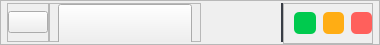
        <widget class="QFrame" name="header_frame">
         <property name="sizePolicy">
          <sizepolicy hsizetype="Expanding" vsizetype="Preferred">
           <horstretch>0</horstretch>
           <verstretch>0</verstretch>
          </sizepolicy>
         </property>
         <property name="minimumSize">
          <size>
           <width>0</width>
           <height>45</height>
          </size>
         </property>
         <property name="maximumSize">
          <size>
           <width>16777215</width>
           <height>45</height>
          </size>
         </property>
         <property name="styleSheet">
          <string notr="true">#header_frame {
	border-top-right-radius: 7px;
	background-color: #222831;
}

#header_frame * {
	background-color: #222831;
	color: #EEEEEE;
}</string>
         </property>
         <property name="frameShape">
          <enum>QFrame::StyledPanel</enum>
         </property>
         <property name="frameShadow">
          <enum>QFrame::Plain</enum>
         </property>
         <layout class="QGridLayout" name="gridLayout" rowstretch="0">
          <property name="leftMargin">
           <number>6</number>
          </property>
          <property name="topMargin">
           <number>2</number>
          </property>
          <property name="rightMargin">
           <number>6</number>
          </property>
          <property name="bottomMargin">
           <number>2</number>
          </property>
          <property name="horizontalSpacing">
           <number>0</number>
          </property>
          <item row="0" column="2">
           <widget class="QWidget" name="right_header_side" native="true">
            <layout class="QHBoxLayout" name="horizontalLayout_9">
             <property name="spacing">
              <number>0</number>
             </property>
             <property name="leftMargin">
              <number>0</number>
             </property>
             <property name="topMargin">
              <number>0</number>
             </property>
             <property name="rightMargin">
              <number>0</number>
             </property>
             <property name="bottomMargin">
              <number>0</number>
             </property>
             <item alignment="Qt::AlignRight">
              <widget class="QFrame" name="user_buttons">
               <property name="minimumSize">
                <size>
                 <width>0</width>
                 <height>41</height>
                </size>
               </property>
               <property name="styleSheet">
                <string notr="true">QFrame#user_buttons {
	border: 2px solid rgba(0, 0, 0, 0);
	border-right-color: #393E46;
	padding-right: 7px;
	padding-left: 7px;
}

QPushButton {
	border-radius: 5px;
}

QPushButton:hover {
	background-color: #393E46;
}

QPushButton:pressed {
	background-color: #858585;
}</string>
               </property>
               <property name="frameShape">
                <enum>QFrame::StyledPanel</enum>
               </property>
               <property name="frameShadow">
                <enum>QFrame::Raised</enum>
               </property>
               <layout class="QHBoxLayout" name="horizontalLayout_6">
                <property name="spacing">
                 <number>10</number>
                </property>
                <property name="leftMargin">
                 <number>0</number>
                </property>
                <property name="topMargin">
                 <number>0</number>
                </property>
                <property name="rightMargin">
                 <number>0</number>
                </property>
                <property name="bottomMargin">
                 <number>0</number>
                </property>
                <item>
                 <widget class="QPushButton" name="notifications_btn">
                  <property name="maximumSize">
                   <size>
                    <width>27</width>
                    <height>27</height>
                   </size>
                  </property>
                  <property name="cursor">
                   <cursorShape>PointingHandCursor</cursorShape>
                  </property>
                  <property name="text">
                   <string/>
                  </property>
                  <property name="icon">
                   <iconset resource="../resources/icons.qrc">
                    <normaloff>:/icons/icons/bell-svgrepo-com.svg</normaloff>:/icons/icons/bell-svgrepo-com.svg</iconset>
                  </property>
                  <property name="iconSize">
                   <size>
                    <width>21</width>
                    <height>21</height>
                   </size>
                  </property>
                 </widget>
                </item>
                <item>
                 <widget class="QPushButton" name="account_btn">
                  <property name="maximumSize">
                   <size>
                    <width>27</width>
                    <height>27</height>
                   </size>
                  </property>
                  <property name="cursor">
                   <cursorShape>PointingHandCursor</cursorShape>
                  </property>
                  <property name="text">
                   <string/>
                  </property>
                  <property name="icon">
                   <iconset resource="../resources/icons.qrc">
                    <normaloff>:/icons/icons/user-svgrepo-com.svg</normaloff>:/icons/icons/user-svgrepo-com.svg</iconset>
                  </property>
                  <property name="iconSize">
                   <size>
                    <width>22</width>
                    <height>22</height>
                   </size>
                  </property>
                 </widget>
                </item>
               </layout>
              </widget>
             </item>
            </layout>
           </widget>
          </item>
          <item row="0" column="1">
           <widget class="QFrame" name="select_device_frame">
            <property name="styleSheet">
             <string notr="true">#select_device_frame {
	border-left: 2px solid #393E46;
	border-right: 2px solid #393E46;
	padding-left: 7px;
	padding-right: 7px;
}</string>
            </property>
            <property name="frameShape">
             <enum>QFrame::StyledPanel</enum>
            </property>
            <property name="frameShadow">
             <enum>QFrame::Raised</enum>
            </property>
            <layout class="QHBoxLayout" name="horizontalLayout_7">
             <property name="spacing">
              <number>0</number>
             </property>
             <property name="leftMargin">
              <number>0</number>
             </property>
             <property name="topMargin">
              <number>0</number>
             </property>
             <property name="rightMargin">
              <number>0</number>
             </property>
             <property name="bottomMargin">
              <number>0</number>
             </property>
             <item>
              <widget class="QComboBox" name="selected_device_cbox">
               <property name="minimumSize">
                <size>
                 <width>0</width>
                 <height>41</height>
                </size>
               </property>
               <property name="cursor">
                <cursorShape>PointingHandCursor</cursorShape>
               </property>
               <property name="styleSheet">
                <string notr="true">QComboBox::drop-down {
    width: 23px;
    border: none;
}

QComboBox::down-arrow {
    image: url(&quot;:/icons/icons/arrow-down-svgrepo-com.svg&quot;);
    width: 23px;
    height: 23px;
}

QComboBox QAbstractItemView {
	outline: none;
}

QComboBox QAbstractItemView::item {
	border-top: 2px solid #393E46;
	height: 41px;
}

QComboBox QAbstractItemView::item:hover {
	background-color: rgba(57, 62, 70, 0.5);
}</string>
               </property>
               <property name="iconSize">
                <size>
                 <width>41</width>
                 <height>41</height>
                </size>
               </property>
               <property name="placeholderText">
                <string>Select device</string>
               </property>
               <property name="frame">
                <bool>true</bool>
               </property>
               <item>
                <property name="text">
                 <string>Huawei GT3 Pro</string>
                </property>
                <property name="icon">
                 <iconset resource="../resources/icons.qrc">
                  <normaloff>:/watch icon/watch icons/HAUWEI-GT3-Pro.jpg</normaloff>:/watch icon/watch icons/HAUWEI-GT3-Pro.jpg</iconset>
                </property>
               </item>
               <item>
                <property name="text">
                 <string>Samsung Watch 6</string>
                </property>
                <property name="icon">
                 <iconset resource="../resources/icons.qrc">
                  <normaloff>:/watch icon/watch icons/Samsung-Watch-6-44mm-graphite.png</normaloff>:/watch icon/watch icons/Samsung-Watch-6-44mm-graphite.png</iconset>
                </property>
               </item>
               <item>
                <property name="text">
                 <string>Garmin Forerunner</string>
                </property>
                <property name="icon">
                 <iconset resource="../resources/icons.qrc">
                  <normaloff>:/watch icon/watch icons/garmin_forerunner_955.jpg</normaloff>:/watch icon/watch icons/garmin_forerunner_955.jpg</iconset>
                </property>
               </item>
              </widget>
             </item>
            </layout>
           </widget>
          </item>
          <item row="0" column="0">
           <widget class="QFrame" name="left_header_side">
            <property name="frameShape">
             <enum>QFrame::StyledPanel</enum>
            </property>
            <property name="frameShadow">
             <enum>QFrame::Raised</enum>
            </property>
            <layout class="QHBoxLayout" name="horizontalLayout_8">
             <property name="spacing">
              <number>0</number>
             </property>
             <property name="leftMargin">
              <number>0</number>
             </property>
             <property name="topMargin">
              <number>0</number>
             </property>
             <property name="rightMargin">
              <number>0</number>
             </property>
             <property name="bottomMargin">
              <number>0</number>
             </property>
             <item alignment="Qt::AlignLeft|Qt::AlignVCenter">
              <widget class="QPushButton" name="show_side_menu_button">
               <property name="cursor">
                <cursorShape>PointingHandCursor</cursorShape>
               </property>
               <property name="text">
                <string/>
               </property>
               <property name="icon">
                <iconset resource="../resources/icons.qrc">
                 <normaloff>:/icons/icons/align-left-svgrepo-com.svg</normaloff>:/icons/icons/align-left-svgrepo-com.svg</iconset>
               </property>
               <property name="iconSize">
                <size>
                 <width>32</width>
                 <height>32</height>
                </size>
               </property>
              </widget>
             </item>
            </layout>
           </widget>
          </item>
          <item row="0" column="3" alignment="Qt::AlignVCenter">
           <widget class="QFrame" name="control_buttons">
            <property name="minimumSize">
             <size>
              <width>90</width>
              <height>41</height>
             </size>
            </property>
            <property name="maximumSize">
             <size>
              <width>90</width>
              <height>21</height>
             </size>
            </property>
            <property name="styleSheet">
             <string notr="true">#control_buttons {
	padding-left: 10px;
}

#close_window_button {
	background-color: #FF605C;
	border-radius: 5px;
}

#close_window_button:hover {
	background-color: #FF8C89;
}

#close_window_button:pressed {
	background-color: #B7221F;
}

#maximize_window_button {
	background-color: #FFAD14;
	border-radius: 5px;
}

#maximize_window_button:hover {
	background-color: #FFC789;
}

#maximize_window_button:pressed {
	background-color: #B7821F;
}

#minimize_window_button {
	background-color: #00CA4E;
	border-radius: 5px;
}

#minimize_window_button:hover {
	background-color: #00ff62;
}

#minimize_window_button:pressed {
	background-color: #1EB859;
}</string>
            </property>
            <property name="frameShape">
             <enum>QFrame::StyledPanel</enum>
            </property>
            <property name="frameShadow">
             <enum>QFrame::Raised</enum>
            </property>
            <layout class="QHBoxLayout" name="horizontalLayout_5">
             <property name="spacing">
              <number>7</number>
             </property>
             <property name="leftMargin">
              <number>0</number>
             </property>
             <property name="topMargin">
              <number>0</number>
             </property>
             <property name="rightMargin">
              <number>0</number>
             </property>
             <property name="bottomMargin">
              <number>0</number>
             </property>
             <item alignment="Qt::AlignLeft">
              <widget class="QPushButton" name="minimize_window_button">
               <property name="maximumSize">
                <size>
                 <width>22</width>
                 <height>22</height>
                </size>
               </property>
               <property name="cursor">
                <cursorShape>PointingHandCursor</cursorShape>
               </property>
               <property name="text">
                <string/>
               </property>
               <property name="icon">
                <iconset resource="../resources/icons.qrc">
                 <normaloff>:/icons/icons/arrow-income-svgrepo-com.svg</normaloff>:/icons/icons/arrow-income-svgrepo-com.svg</iconset>
               </property>
               <property name="iconSize">
                <size>
                 <width>21</width>
                 <height>21</height>
                </size>
               </property>
              </widget>
             </item>
             <item alignment="Qt::AlignHCenter">
              <widget class="QPushButton" name="maximize_window_button">
               <property name="maximumSize">
                <size>
                 <width>22</width>
                 <height>22</height>
                </size>
               </property>
               <property name="cursor">
                <cursorShape>PointingHandCursor</cursorShape>
               </property>
               <property name="text">
                <string/>
               </property>
               <property name="icon">
                <iconset resource="../resources/icons.qrc">
                 <normaloff>:/icons/icons/arrow-increase-svgrepo-com.svg</normaloff>:/icons/icons/arrow-increase-svgrepo-com.svg</iconset>
               </property>
               <property name="iconSize">
                <size>
                 <width>21</width>
                 <height>21</height>
                </size>
               </property>
              </widget>
             </item>
             <item alignment="Qt::AlignRight">
              <widget class="QPushButton" name="close_window_button">
               <property name="minimumSize">
                <size>
                 <width>0</width>
                 <height>0</height>
                </size>
               </property>
               <property name="maximumSize">
                <size>
                 <width>22</width>
                 <height>22</height>
                </size>
               </property>
               <property name="cursor">
                <cursorShape>PointingHandCursor</cursorShape>
               </property>
               <property name="styleSheet">
                <string notr="true"/>
               </property>
               <property name="text">
                <string/>
               </property>
               <property name="icon">
                <iconset resource="../resources/icons.qrc">
                 <normaloff>:/icons/icons/close-svgrepo-com.svg</normaloff>:/icons/icons/close-svgrepo-com.svg</iconset>
               </property>
               <property name="iconSize">
                <size>
                 <width>21</width>
                 <height>21</height>
                </size>
               </property>
              </widget>
             </item>
            </layout>
           </widget>
          </item>
         </layout>
        </widget>
